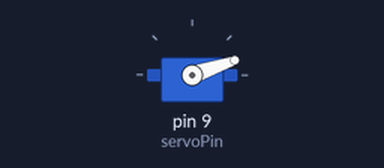
A sketch run on a simulated Arduino Uno, built with avr-gcc and run on an emulated ATmega328P. Parts: servo.

Above: at 0.05 s.
At 0.85 s:
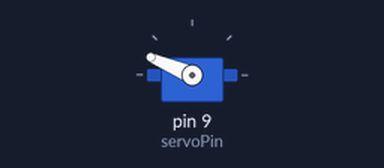
At 1.7 s:
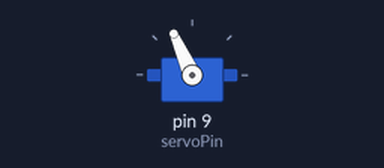
At 3.35 s:
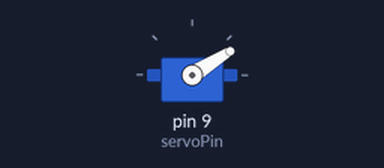
Timing chart, 0 to 9.2 s (numbered marks = the images above):
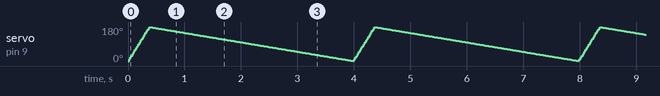

The sketch:

servo.ino
```cpp
#include <Servo.h>

int servoPin = 9;

Servo servo;

int angle = 0;   // servo position in degrees

void setup()
{
  servo.attach(servoPin);
}


void loop()
{
  // scan from 0 to 180 degrees
  for(angle = 0; angle < 180; angle++)
  {
    servo.write(angle);
    delay(2);
  }
  // now scan back from 180 to 0 degrees
  for(angle = 180; angle > 0; angle--)
  {
    servo.write(angle);
    delay(20);
  }
}
```
